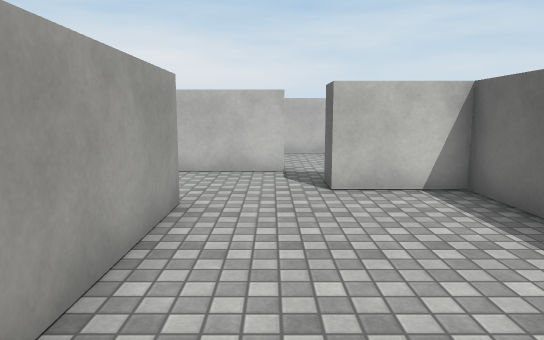
View 1 (above)

20 first-person views from a walk through a scene from a Unity 3-D project. The camera is 1.4 m above the floor, tilts 8° down and sees 70° across. The floor is counted in squares, 1 m on a side. Each view is taken from the middle of a square. On the plan, view 1 faces up. The plan holds only what a view shows up to about 16 squares ahead; the rest is blank. The place goes on beyond the plan. The player character is not drawn. Surface patterns are stand-ins for the level's own textures.

View 2
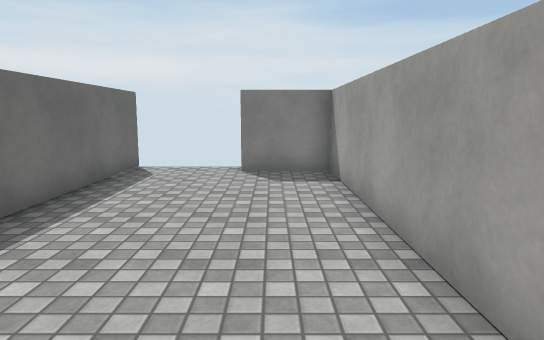

View 3
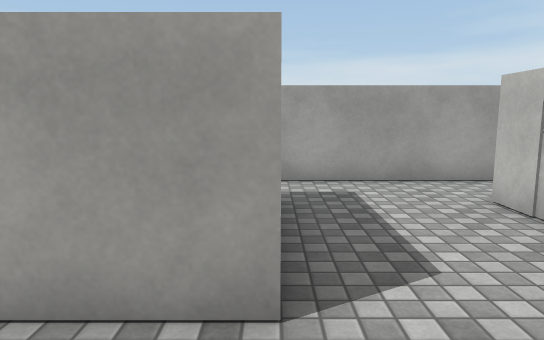

View 4
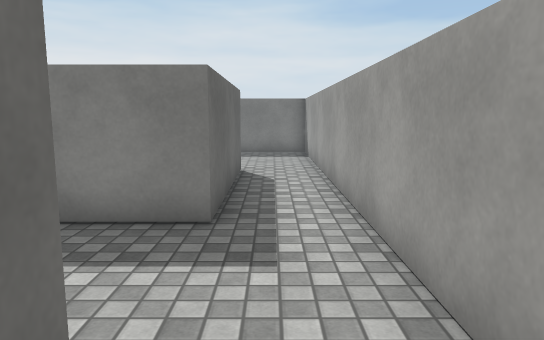

View 5
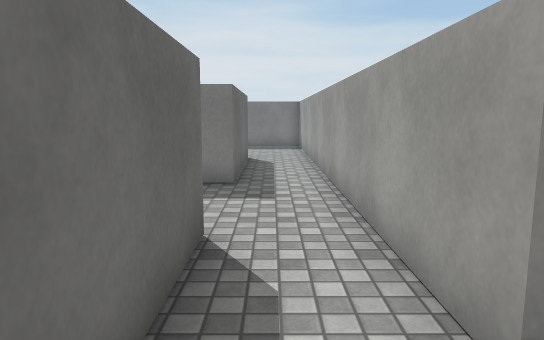

View 6
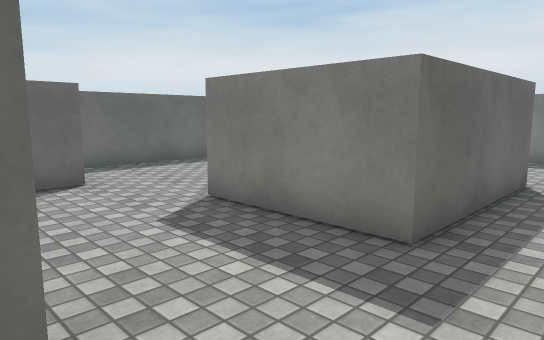

View 7
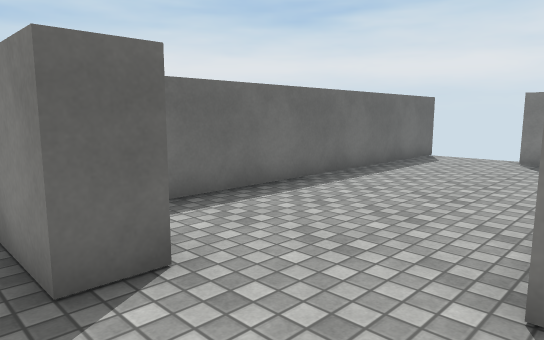

View 8
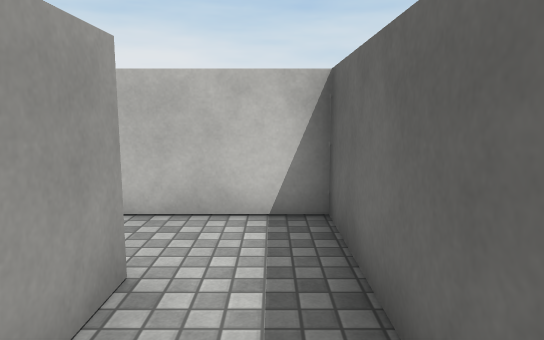

View 9
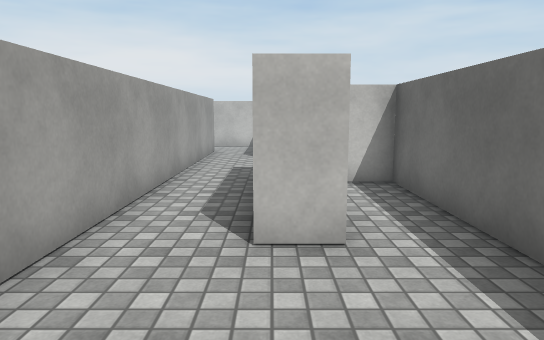

View 10
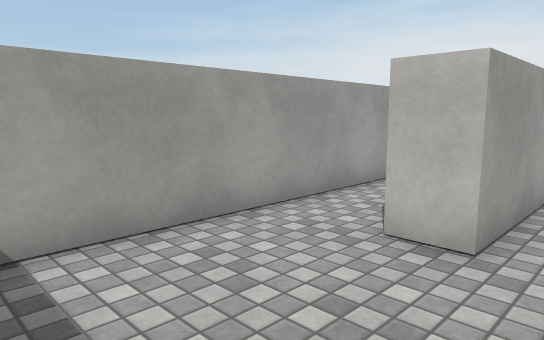

View 11
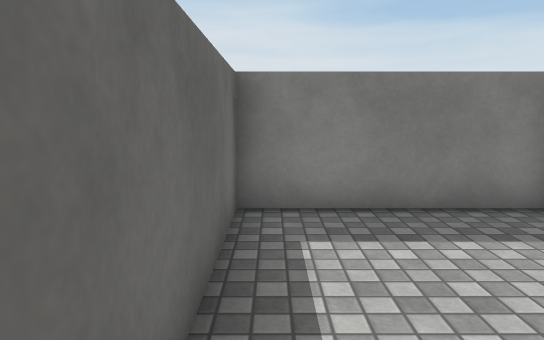

View 12
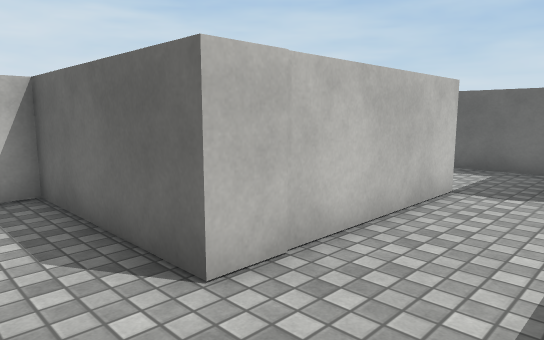

View 13
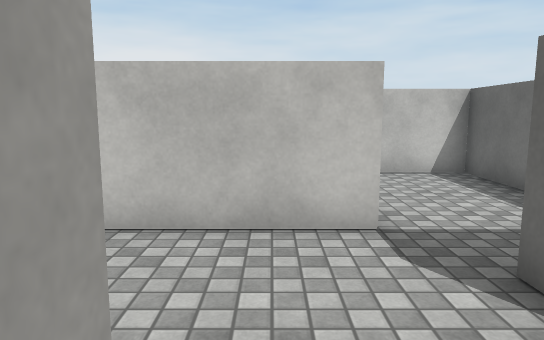

View 14
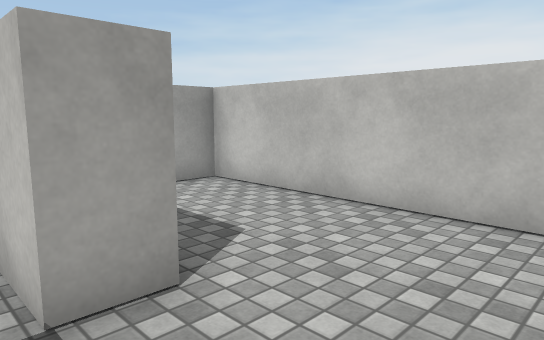

View 15
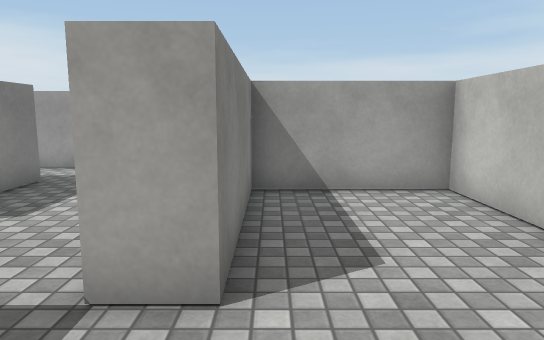

View 16
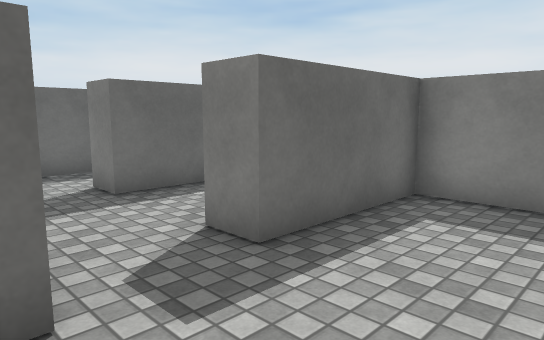

View 17
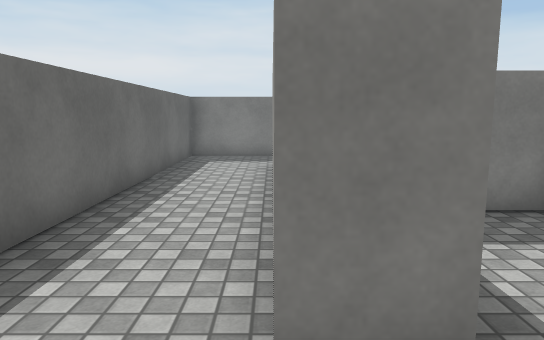

View 18
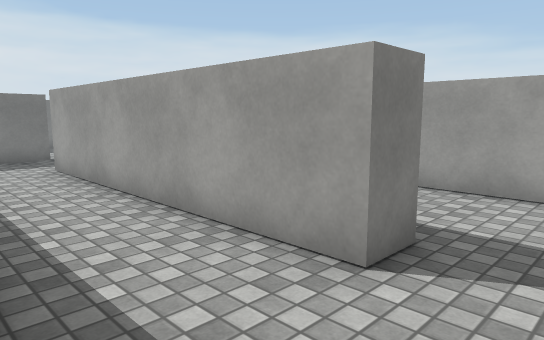

View 19
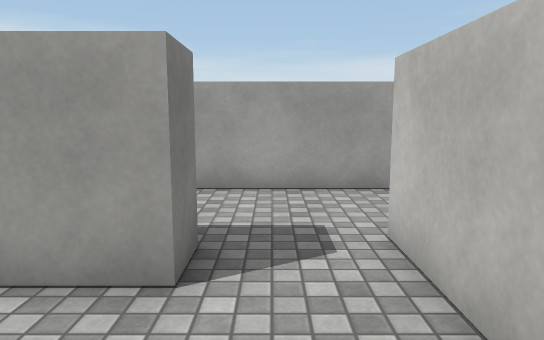

View 20
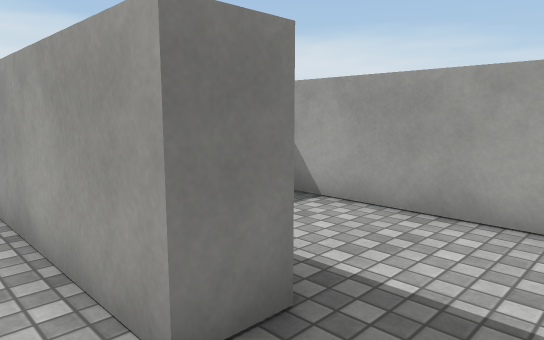

### Floor plan
Ten units are one square. View 1 is at (0, 0); x grows to the right and y downward. Boxes are objects, and circles mark ways between rooms. Rooms are numbered by the first view taken in them; rooms with no view inside come last. Other rooms are left out.
<svg viewBox="-158 -159 200 212">
<path fill="none" stroke="#000" d="M-52 -11 -52 -61 -15 -61 -15 37 9 37M3 -96 -52 -96 -52 -143 -81 -143M37 48 37 -72 11 -72 11 -82M-72 -122 -72 5M-72 5 -72 37 -25 37 -25 -51 -35 -51M-42 -41 -42 -11 -52 -11M11 -82 30 -82M37 -88 37 -143 -42 -143 -42 -106 3 -106 3 -96M-153 -154 -153 -91M-150 -84 -120 -84 -120 -122 -110 -122M-98 -143 -124 -143M-110 -122 -110 -31M-116 -7 -83 -7 -83 -122 -72 -122"/>
<circle cx="-65" cy="-5" r="3" fill="#2a7"/>
<circle cx="10" cy="-90" r="3" fill="#2a7"/>
<circle cx="-80" cy="-135" r="3" fill="#2a7"/>
<circle cx="-115" cy="-135" r="3" fill="#2a7"/>
<text x="-10" y="-40">1</text>
<text x="-50" y="10">2</text>
<text x="0" y="-120">3</text>
<text x="-140" y="-120">4</text>
<text x="-100" y="-80">5</text>
</svg>
Room 1 opens to room 2. Room 1 opens to room 3. Room 1 opens to room 5. Room 4 opens to room 5.

Where each view was taken, in squares from view 1:
view 1: 0 up, 0 right, facing up
view 2: 6 up, 0 right, facing down
view 3: 6 up, 1 right, facing left
view 4: 11 up, 6 left, facing down
view 5: 14 up, 6 left, facing down
view 6: 10 up, 7 left, facing down-right
view 7: 9 up, 2 left, facing down-right
view 8: 9 up, 6 left, facing up
view 9: 3 down, 5 left, facing up
view 10: 3 down, 3 left, facing up-left
view 11: 2 up, 3 left, facing down
view 12: 7 up, 7 left, facing up-right
view 13: 5 up, 1 left, facing up
view 14: 9 up, 3 right, facing up-left
view 15: 11 up, 3 right, facing left
view 16: 15 up, 15 left, facing down-right
view 17: 14 up, 11 left, facing down
view 18: 14 up, 8 left, facing down-left
view 19: 13 up, 8 left, facing left
view 20: 14 up, 10 left, facing down-left
